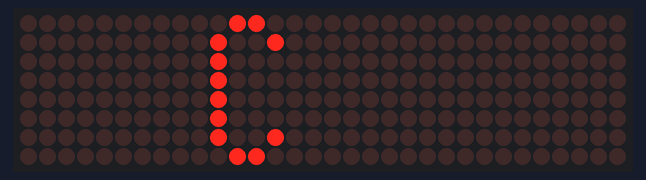
The sketch below on a simulated ESP32. On the bench: 32×8 LED matrix. WiFi joins after 1.5 s; servers stay silent unless stated; network time is answered at once with the bench clock; the local clock reads 2024-03-15 10:24:30 at power-on unless the sketch sets it.

Above: at 1.6 s.

The sketch:

ESP32_NTPClock.ino
```cpp
// (licence header left out)
#include <NTPClient.h>  //For NTP Time Sync
#include <WiFi.h>       //For WiFi Network Connection
#include <WiFiUdp.h>    //For WiFi UDP
#include <MD_Parola.h>  //For MAX7219 Matrix LED
#include <MD_MAX72xx.h> //For MAX7219 SPI LED Driver
#include <SPI.h>        //For SPI Communication
#include <time.h>       //For Time Based Application
#include "GF3x8p.h"     // 3x8 font
#include "GF5x8p.h"     // 5x8 font

//Wi-Fi
#define SSID "********"     //Use your own WiFi SSID
#define WIFIKEY "********"  //Ise your own WiFi Key

//NTP client
#define ntpServer "***.***.***.***" //NTP IP Address; Set your local NTP
#define tzOffset 32400     // JST = 3600 * 9; Set your local offset to UTC in second

//MAX7219
#define MAX_DEVICES 4 // four modules
#define CLK_PIN   18
#define DATA_PIN  23
#define CS_PIN    5

#define SPEED_TIME  25  //Small numbers are faster. Zero is the fastest.

#define HARDWARE_TYPE MD_MAX72XX::FC16_HW

// Hardware SPI connection
MD_Parola P = MD_Parola(HARDWARE_TYPE, DATA_PIN, CLK_PIN, CS_PIN, MAX_DEVICES);

// Define NTP Client to get time
WiFiUDP ntpUDP;
NTPClient timeClient(ntpUDP, ntpServer, tzOffset, 43200000);
  //12 hours : 12(hour) x 60(min) x 60(sec) x 1000(ms) = 43200000 for NTP Sync renewal

void setup() {
//WiFi Connection Setting
WiFi.begin(SSID, WIFIKEY);

  while ( WiFi.status() != WL_CONNECTED ) {
    delay ( 500 );
  }

  timeClient.begin();

// Matrix Display Setting
  P.begin(2); // 2 zones
  P.setZone(0, 1, 3);  //00011111 <- Zone 0  for HM display
  P.setZone(1, 0, 0);  //11100000 <- Zone 1  for Sec display
  P.setFont(0,GF5x8p);
  P.setFont(1,GF3x8p);
  P.setIntensity(0);  //Darkest
}

void loop() {

  time_t epTime = timeClient.getEpochTime();
  struct tm  ts;
  char bufS[3], bufT[5]; // bufS = Sec, 'ss' + 1 = 3,  bufT = HourMinute, 'hhmm" + 1 = 5
  ts = *localtime(&epTime);

  timeClient.update();

  P.displayAnimate();

//Zone 0 Time
  if (P.getZoneStatus(0)) {
    strftime(bufT, sizeof(bufT), "%H%M", &ts); // %T: hh:mm:ss
    P.displayZoneText(0, bufT, PA_LEFT, SPEED_TIME, 0, PA_PRINT, PA_NO_EFFECT);
    P.displayReset(0);
  }
//Zone 1 Time
  if (P.getZoneStatus(1)) {
    strftime(bufS, sizeof(bufS), "%S", &ts); // %T: hh:mm:ss
    P.displayZoneText(1, bufS, PA_RIGHT, SPEED_TIME, 0, PA_PRINT, PA_NO_EFFECT);
    P.displayReset(1);
  }
  delay(50); //Don't remove this delay, and don't make it too small
}
```

Source omitted: GF3x8p.h (data table, 6836 bytes), GF5x8p.h (data table, 6955 bytes)
